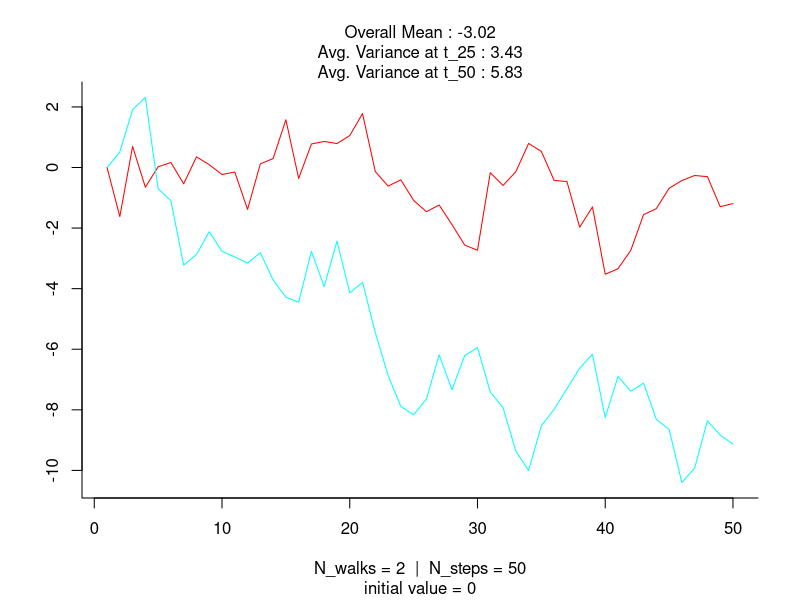
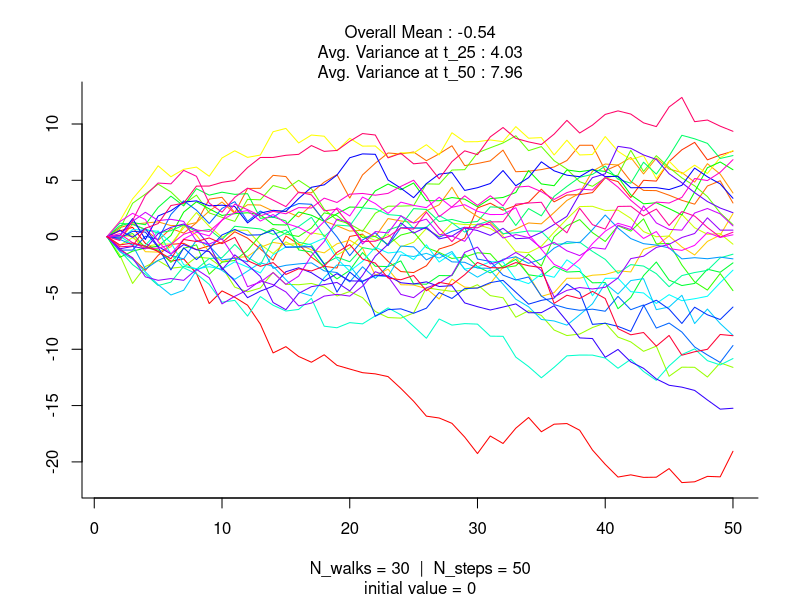
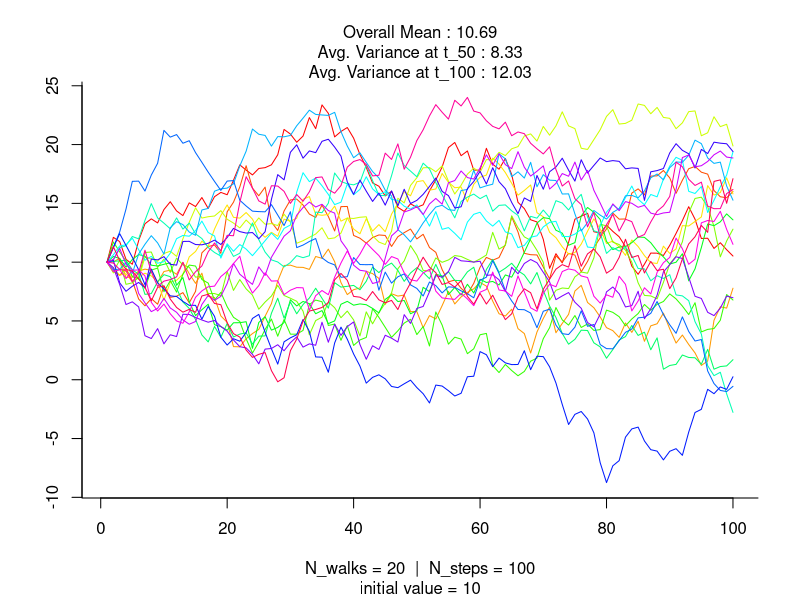
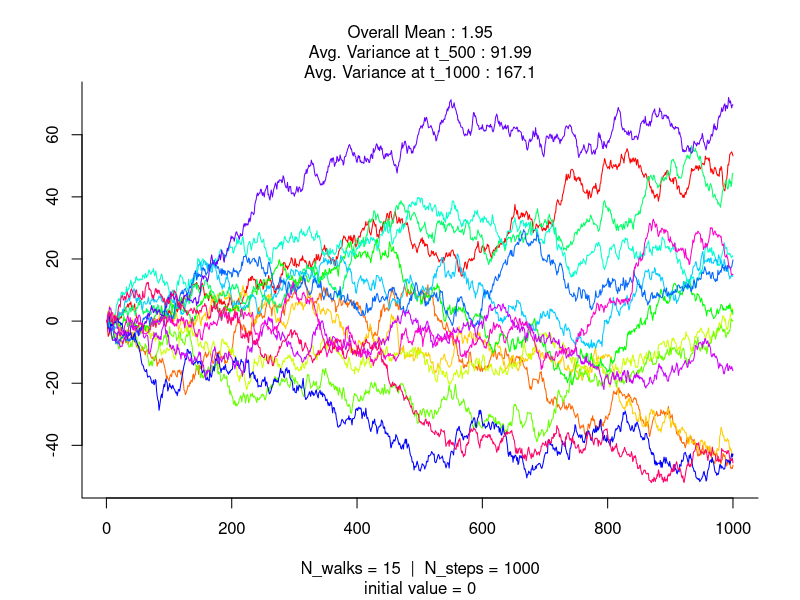

These figures' R source, in order: (Note: this script raises an error after producing the figures.)
#=================================#
#====== SIMPLE RANDOM WALKS ======#
#=================================#

# Author: Jonah Gabry (jsg2201@columbia.edu)
# Written using R version 3.1.1 on Mac OS X 10.9.3


# Function to generate N_walks random walks of length N_steps with y[1] = init,
# y[t+1] = y[t] + Normal(0,1)
random_walks <- function(N_walks, N_steps, init = 0) {
  walk <- function(...) {
    y <- c(init, rep(NA, N_steps - 1))
    for(i in 2:N_steps){
      y[i] <- y[i-1] + rnorm(1)
    }
    y
  }
  
  replicate(N_walks, walk(N_steps))
}


# Function to plot the random walks
plot_random_walks <- function(walks, ...) {
  title <- paste("N_walks =", ncol(walks), " |  N_steps =", nrow(walks))
  sub.title <- paste("initial value =", walks[1,1])
  
  plot(ts(walks), 
       plot.type = "single", bty = "l", 
       col = rainbow(ncol(walks)), main = "", ylab = "",
       xlab = title, sub = sub.title)
  
  mean <- round(mean(walks), 2)
  var <- round(mean(apply(walks, 2, var)), 2)
  var_half <- round(mean(apply(walks[1:nrow(walks)/2,], 2, var)), 2)
  
  
  mtext(paste0("Avg. Variance at t_", nrow(walks), " : ", var), 
        side = 3, ...)
  mtext(paste0("Avg. Variance at t_", nrow(walks)/2, " : ", var_half), 
        side = 3, line = 1, ...)
  mtext(paste0("Overall Mean : ", mean), side = 3, line = 2, ...)
}


# 2 random walks of length 50, init = 0
walk_sims_2_50 <- random_walks(N_walks = 2, N_steps = 50)
plot_random_walks(walk_sims_2_50)

# 30 random walks, each of length 50, init = 0
walk_sims_30_50 <- random_walks(N_walks = 30, N_steps = 50)
plot_random_walks(walk_sims_30_50)

# 20 random walks, each of length 100, init = 10
walk_sims_20_100_init10 <- random_walks(N_walks = 20, N_steps = 100, init = 10)
plot_random_walks(walk_sims_20_100_init10)

# 15 random walks, each of length 1000, init = 0
walk_sims_15_1000 <- random_walks(N_walks = 15, N_steps = 1000)
plot_random_walks(walk_sims_15_1000)


# Look at how the average value of the walks stays roughly constant while the
# average variance of the walks continues to grow as t increases
plot_mean_var <- function(walks, labs = TRUE) {
  title <- paste("N_walks =", ncol(walks), " |  N_steps =", nrow(walks))
  sub.title <- paste("initial value =", walks[1,1])
  
  mean <- walks[1,1]
  var <- 0
  for (j in 2:nrow(walks)) {
    mean <- c(mean, mean(walks[1:j, ]))
    var <- c(var, mean(apply(walks[1:j, ], 2, var)))
  }
  
  line_cols <- c("red3", "blue3")
  plot(ts(cbind(var, mean)), 
       plot.type = "single", bty = "l", col = line_cols,
       ylim = c(min(mean, var), max(mean, var) + 3), 
       ylab = "", xlab = ifelse(labs == TRUE, title, ""),
       sub = ifelse(labs == TRUE, sub.title, ""))
  
  txt_x <- nrow(walks)/2
  text(x = txt_x, y = c(var[txt_x], mean[txt_x]), pos = c(4,3), col = line_cols,
       labels = c("Avg. Variance", "Avg. Value"))
}

plot_mean_var(walk_sims_30_50_init10)
plot_mean_var(walk_sims_15_1000)


# Look at plot of walks and plot of mean/variance side by side
par(mfrow = c(2,1))
plot_random_walks(walk_sims_15_1000, cex = 0.7)
plot_mean_var(walk_sims_15_1000, labs = F)

par(mfrow = c(2,2))
plot_random_walks(walk_sims_30_50, cex = 0.7)
plot_mean_var(walk_sims_30_50, labs = F)
plot_random_walks(walk_sims_20_100_init10, cex = 0.7)
plot_mean_var(walk_sims_20_100_init10, labs = F)
